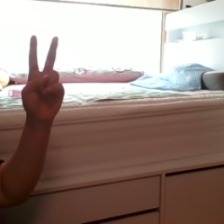
#> input picture 두더지와데이터뿌시기/data/RGB.jpg, 224 x 224 px
$ jupyter execute --allow-errors '두시데이트_1주차_넘파이.ipynb'   (shell and % lines are left out)
#> lines starting #> are read from the running program, lines starting #| are printed output that depends on the picture; after the words box and inside, x2 and y2 are one past the last pixel; in counts of white or black regions, pixels touching at a corner belong together
[cell 1]
import numpy as np

# 2장

Tab을 누르면 자동완성 기능이 있다.

#> (a cell that did not finish here is left out)

#> (a cell that did not finish here is left out)

#> (a cell that did not finish here is left out)

스크립트에서 IPython 네임스페이스에서 선언된 변수에 접근하려면
> %run -i

## Jupyter Notebook에선 실행이 안되네요 Ipython 용인듯

1. Copy the lines you want to copy into IPython into the clipboard
2. Enter %paste into IPython
3. Press enter
4. Profit!

## 매직 명령어
### 시간 측정 %timeit

[cell 5]
a = np.random.randn(100,100)
np.dot(a,a)

부록 B 교재 635p 참조

[cell 6]
foo = '*.ipynb' #ls는 리눅스용 명령어

[cell 7]
foo

#### 오토매직
매직 함수와 같은 이름의 변수가 선언되지 않으면 % 없이도 매직함수 사용가능하게 하는 옵션

## matplolib 통합

[cell 8]
import matplotlib.pyplot as plt
plt.plot(np.random.randn(50).cumsum())
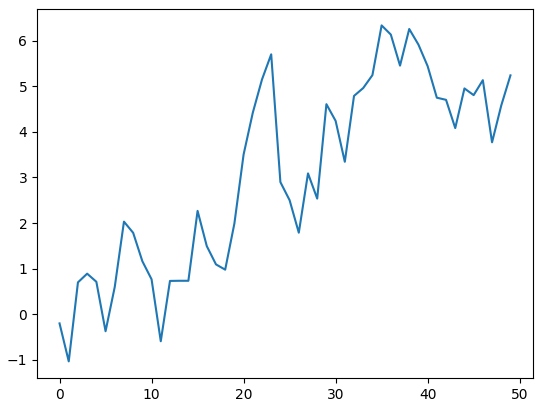
#> figure drawn by matplotlib, 1 panel; curve peaks at x = 35, y = 6.33

# 3장

튜플은 저장된 객체 자체는 변경 가능하다.
하지만 각 슬롯에 저장된 객체를 변경하는 것은 불가능하다.

[cell 9]
tt = [1,2,3]
tup = tuple(['foo', [1, 2], True,tt])
#> (the rest of this cell did not finish here and is left out)

튜플 내에 저장된 객체는 그 위치에서 바로 변경이 가능하다.

[cell 10]
tup[1].append(3)

[cell 11]
tup

[cell 12]
tt.append(1)

[cell 13]
tup

[cell 14]
y = 7
#> (the rest of this cell did not finish here and is left out)

## Diconary은 3.6부터는 삽입한 순서대로 나온다.

3.6 이하에서는 불러올때마다 랜덤이었습니다.

## 중복된 List Comprehension

[cell 15]
all_data = [['지수','세휘','소정'],['철원','예린','연주']]

[cell 16]
result = [name for names in all_data for name in names   # for 1번, for 2번
         if name.count('지') >= 1]
result

[cell 17]
some_tuples = [(1, 2, 4), (4, 5, 6), (7, 8, 9)]

flattened = [x for tup in some_tuples for x in tup] # for 1번, for 2번

flattened

[cell 18]
[[x for x in tup] for tup in some_tuples] # [ [for 2번]   # for 1번째]

## 함수 관련 p.116

[cell 19]
strings = ['foo', 'card', 'bar', 'aaaa', 'abab']

[cell 20]
strings.sort(key = lambda x: len(set(list(x))))
strings # 종류 1, 종류 2,  종류 2, 종류 3, 종류 4

## 커링 일부 인자(augment만 취하기)

[cell 21]
def add_numbers(x, y):
    return x + y

[cell 22]
add_five = lambda y: add_numbers(5, y)
add_five(4)

[cell 23]
from functools import partial
add_five_2 = partial(add_numbers, 5)
add_five_2(3)

## 제네레이터 표현식

[cell 24]
gen = (x ** 2 for x in range(100))
gen

[cell 25]
sum(gen)

[cell 26]
dict((i, i **2) for i in range(5))

## itertools

|함수| 설명 |
|:--|:----|
|combinations(iterable, k)|순서 고려하지않은 길이 k 조합|
|permutations(iterable, k)|순서 고려한 길이 k 조합|
|groupby(iterable[,keyfunc])| iterable에서 각자 고유한 키에 따라 그룹 생성|
|product(*iterables, repeat = 1)|iterable에서 카테시안 곱을 구한다. 중첩된 for 문 사용과 유사|

# 부록 A 고급 Numpy

##  ndarray 객체 구조

__데이터 포인터__ Ram이나 메모리 맵 파일에서 데이터의 블록

__dtype__ 배열 내에서 값을 담는 고정된 크기를 나타냄

__shape__ 모양을 알려주는 튜플

__stride__ 하나의 차원을 따라 다음 원소로 몇 바이트로 이동해야 하는지

## dtype

실수에도 다양한 형태(float16 ~ flaot128), 정수, 복소수(complex)까지

[cell 27]
np.float64.mro()

## stride

[cell 28]
np.ones((3, 4, 5), dtype = np.complex64).strides

[cell 29]
np.ones((3, 4, 5), dtype = np.float64).strides

[cell 30]
np.ones((3, 4, 5), dtype = np.float32).strides

[cell 31]
np.ones((3, 4, 5), dtype = np.int32).strides

[cell 32]
np.ones((3, 4, 5), dtype = np.int8).strides

[cell 33]
np.ones((3, 4, 5), dtype = np.integer).strides

stride - (가끔 음수일 경우도 있다.(메모리상 뒤로 이동할 경우)

[cell 34]
np.ones((3, 4, 5), dtype = np.float64)[::-1].strides

## 배열 순서

C는 로우 우선 순서 (상위 차원을 우선 탐색(1번 축을 0번 축보다 우선 탐색)

F는 포트란(칼럼) 우선순서 (0번 축을 1번 축보다 우선 탐색)

순서에 대한 자세한 내용은 데이터 교재 593 참조

> C는 C언어 F는 포트란 언어를 의미

## 차원(축) 순서

[cell 35]
dimen = np.arange(12)
dimen = dimen.reshape(4,3)
dimen

[cell 36]
dimen.shape

[cell 37]
dimen.shape[0]

[cell 38]
dimen.shape[1]

[cell 39]
dimen.shape[-1]

[cell 40]
dimen_three = np.arange(24)
dimen_three = dimen_three.reshape(3,4,2)
dimen_three

[cell 41]
dimen_three.shape

[cell 42]
dimen_three.shape[0]

[cell 43]
dimen_three.shape[1]

[cell 44]
dimen_three.shape[2]

[cell 45]
dimen_three.shape[-1] # Tuple의 index니깐 마이너스 인덱싱 가능

## 축 순서 - 2차원의 경우

## 축 순서 3차원의 경우

## 배열 모양 바꾸기

[cell 46]
arr = np.arange(12)
arr

[cell 47]
arr.reshape((4, 3 ))

[cell 48]
arr.reshape((4, 3 ), order = 'C')

[cell 49]
arr.reshape((4, 3 ), order = 'F')

### 알아서 값 맞춰주는 -1

[cell 50]
arr.reshape((4, -1 ), order = 'C')

[cell 51]
arr.reshape((4, -1 ), order = 'C').shape

## 배열 바꾸기 3차원

[cell 52]
arr.reshape((1,4,3,), order = 'C') ## 위랑 생긴건 똑같이 생김

[cell 53]
arr.reshape((1,4,3,), order = 'C').shape # shape는 (1, 4, 3)

[cell 54]
arr.reshape((-1,4,3,), order = 'C')

[cell 55]
arr.reshape((4,3, 1), order = 'C')

[cell 56]
arr.reshape((4,3, 1), order = 'F')

## 평탄화하는 flatten, ravel

ravel은 원본의 복사본 생성 X  (즉 데이터의 용량이 너무 커서 복사본 만드는게 힘들 때)

flatten은 항상 데이터의 복사본 반환 (원본 데이터를 보존해야할 필요가 있을 때)

[cell 57]
arr.reshape((4,3,1), order = 'C').flatten()

[cell 58]
arr.reshape((4,3,1), order = 'F').flatten()

[cell 59]
arr.reshape((4,3,1), order = 'C').ravel()

## 데이터 이어 붙이기

numpy.concatenate

[cell 60]
arr1 = np.array([[1,2,3],[4,5,6]])
arr2 = np.array([[7,8,9],[10,11,12]])
arr1

[cell 61]
arr2

[cell 62]
np.concatenate([arr1, arr2], axis = 0)

[cell 63]
np.concatenate([arr1, arr2], axis = 1)

stack, split 계열의 다양한 명령어가 있습니다. 이때 설정한 차원 축에 따라 다르게
쌓아지니 익숙해 지는데 연습이 필요합니다.

참고: 교재 595p

## 브로드 캐스팅

모양이 다른 배열끼리 Numpy가 알아서 맞춰주는 연산

> __브로드 캐스팅 규칙__
> 이어지는 각 차원(시작부터 끝까지)에 대해 축의 길이가 일치하거나 둘 중 하나의 길이가 1이라면 브로드캐스팅 호환이 된다.
> 브로드 캐스팅은 누락된, 혹은 길이가 1인 차원에 대해서 수행된다.

[cell 64]
arr = np.arange(5)
arr

[cell 65]
arr * 4

[cell 66]
arr = np.random.randn(4, 3)
arr.mean(0)

[cell 67]
demeaned = arr - arr.mean(0)
demeaned

[cell 68]
demeaned.mean(0)

[cell 69]
row_means= arr.mean(1)
row_means

[cell 70]
row_means.shape

[cell 71]
row_means.reshape((4, 1))

[cell 72]
demeaned = arr - row_means.reshape((4, 1))
demeaned

[cell 73]
demeaned.mean(1)

## 다차원에서 브로드 캐스팅 하기

어렵습니다.

[cell 74]
arr = np.arange(12).reshape(4,3)

#> (a cell that did not finish here is left out)

[cell 76]
arr.mean(1).shape

브로드 캐스팅 차원은 작은 배열에서는 반드시 1이여야 하기 때문에 (4,)은 에러가 발생합니다.

아래 처럼 (4, 1) 로 고쳐 줍시다.

[cell 77]
arr - arr.mean(1).reshape((4, 1))

## 예외 규칙 첫번째 1은 없어도 됩니다.

[cell 78]
arr_3d = np.arange(30).reshape(2,5,3)

[cell 79]
arr_3d

[cell 80]
ex = np.arange(15).reshape(1,5,3)
ex

[cell 81]
arr_3d - ex

[cell 82]
ex = np.arange(15).reshape(5,3)

[cell 83]
arr_3d - ex

그래서 일반적으로 1축, 2축으로 길이 1 축을 추가해야하는데 reshape는 새로운 튜플을 만들어야하니깐

np.newaxis라는 속성을 배열 전체 슬라이스랑 함께 사용해서 새로운 축을 추가 할 수 있습니다.

[cell 84]
arr = np.zeros((4, 4))
arr

[cell 85]
arr_3d = arr[:, np.newaxis, :]
arr_3d # shape (4, 1, 4)

[cell 86]
arr_3d.shape

[cell 87]
arr_1d = np.random.normal(size=3)

[cell 88]
arr_1d #shape가 (3,)

[cell 89]
arr_1d[:, np.newaxis] # shape (3,1)

[cell 90]
arr_1d[np.newaxis, :] # shape (1,3)

[cell 91]
arr = np.random.randn(3, 4, 5)
arr

[cell 92]
depth_means = arr.mean(2) # 2번 축잡고 mean
depth_means

[cell 93]
depth_means.shape

[cell 94]
demeaned = arr - depth_means[:, :, np.newaxis] # np.newaxis로 2번축 5번만큼 만들어 주기
demeaned

[cell 95]
demeaned.mean(2)

## 브로드 캐스팅 통해서 배열에 값 대입

[cell 96]
arr = np.zeros((4, 3))
arr

[cell 97]
arr[:] = 5
arr # 5가 전파되었음

[cell 98]
col = np.array([1.28, -0.42, 0.44, 1.6])
col.shape

[cell 99]
arr[:] = col[:, np.newaxis] #새 축(col)에 값 브로드캐스팅 대입
arr

[cell 100]
arr[:2] = [[-1.37], [0.509]]  # 0,1행에 값 브로드캐스팅 대입
arr

## 퀴즈) 3차원 까지 늘릴려면

## ufnc 사용법

반복문 작성하지않고 바로 바로 계산해주는 코드

교재 610p 표 A-2 참조

예시는 outer(x,y) x 와 y의 모든 원소 조합에 대해 연산 적용. 그렇기에 결과 배열이 x.shape(튜플) + y.shape(튜플)의 형태

[cell 101]
x,  y = np.arange(12).reshape(3,4), np.arange(6).reshape(2,3)

[cell 102]
result = np.outer(x, y)

[cell 103]
x[0]

[cell 104]
y

[cell 105]
result.shape

[cell 106]
result

[cell 107]
result = np.multiply.outer(x, y)

[cell 108]
result.shape

[cell 109]
result

[cell 110]
result = np.subtract.outer(x, y)

[cell 111]
result

## 배열 계산시 파이썬 성능 올리기

1. 파이썬 반복문과 조건문을 배열 연산과 불리언 배열 연산으로 변환
2. 가능하면 브로드 캐스팅 사용
3. 배율의 뷰(슬라이스) 사용해서 데이터 복사 피하기
4. ufunc 메서드 활용
5. C나 포트란으로 작성하거나 Cpython 사용하기
6. 인접 메모리에 접근하는 연산이 더 빠르다. (원하는 메모리 순서가 아니라면 'C'순서, 'F' 순서로 복사해서 사용하기)
7. Numba 이용하여 빠른 Numpy 함수 작성하기

## Numba

파이썬 기본 연산은 느린편인데(Numpy는 C로 돌아가서 파이썬 보다 빠르다)

Numba로 써주면(컴파일)해주면 기본 코드를 Numpy 버전보다도 조금 더 빠르게 해준다.

[cell 112]
import numpy as np

[cell 113]
x = np.random.randn(10000000)

y = np.random.randn(10000000)

#> (the rest of this cell did not finish here and is left out)

[cell 114]
import numba as nb

# numba_mean_distance = nb.jit(mean_distance) # nubma 사용법 1 nb함수 사용

@nb.jit                         # numba 사용법 2 데코레이터 사용
def mean_distance(x, y):
    nx = len(x)
    result = 0.0
    count = 0
    for i in range(nx):
        result += x[i] - y[i]
        count += 1
    return result / count


mean_distance(x, y)

## 부록 내용 끝

# Chap1 Numpy

[cell 115]
import numpy as np

[cell 116]
import numpy as np

##### np.empty는 초기화되지 않은 가비지 값 배열 반환

[cell 117]
a = np.empty([1,2,3])

[cell 118]
a

[cell 119]
a.shape

# 데이터 만져 보기

[cell 120]
data = np.zeros([32, 32, 3], dtype=np.uint8)
data[:, :] = [255, 0, 0]
#> (the rest of this cell did not finish here and is left out)

[cell 121]
from PIL import Image
import matplotlib.pyplot as plt

#> (the rest of this cell did not finish here and is left out)

#> (a cell that did not finish here is left out)

#> (a cell that did not finish here is left out)

#> (a cell that did not finish here is left out)

#> (a cell that did not finish here is left out)

[cell 126]
RGB = np.array(Image.open('./data/RGB.jpg'),dtype=np.int32)

[cell 127]
RGB.shape
#> Out = (224, 224, 3)

[cell 128]
plt.imshow(RGB)

[cell 129]
input_image = np.array(Image.open('./data/input_image.png'),dtype=np.int32)
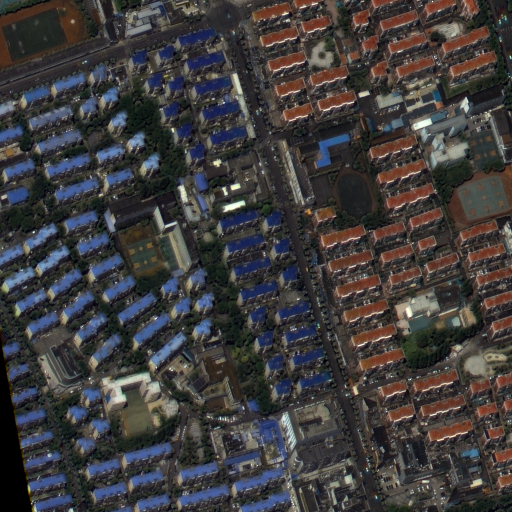
#> input picture 두더지와데이터뿌시기/data/input_image.png, 1024 x 1024 px (shown at 1/2 size)

[cell 130]
plt.imshow(input_image)

[cell 131]
building = np.array(Image.open('./data/건물라벨.png'),dtype=np.int32)
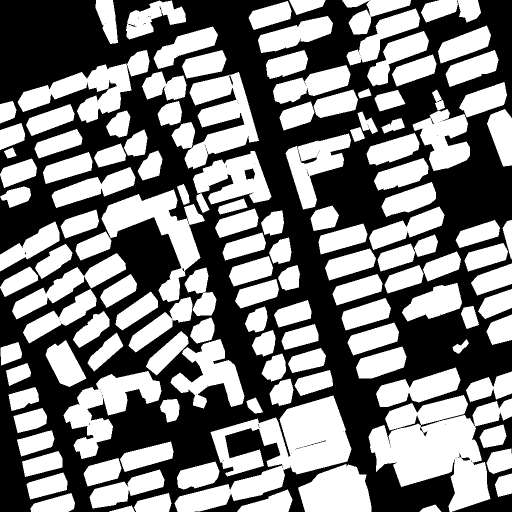
#> input picture 두더지와데이터뿌시기/data/건물라벨.png, 1024 x 1024 px (shown at 1/2 size)
#> building: shape (1024, 1024, 3) int32; 48.4% white; 135 white regions, largest, box (x1, y1, x2, y2) and area: (349, 791, 703, 1024) 32305, (737, 797, 1024, 1024) 28890, (203, 379, 410, 604) 15265

[cell 132]
building.shape
#> Out = (1024, 1024, 3)

[cell 133]
building[102]
#> Out = 1024 rows, first 8: [0, 0, 0], [0, 0, 0], [0, 0, 0], [0, 0, 0], [0, 0, 0], [0, 0, 0], [0, 0, 0], [0, 0, 0]

[cell 134]
plt.imshow(building)

[cell 135]
building = np.array(Image.open('./data/건물라벨.png').convert('L'),dtype=np.int32)

[cell 136]
building.shape
#> Out = (1024, 1024)

[cell 137]
building[102]
#> Out = 1024 values, max 255 at index 282, min 0 at index 0, mean 87.91

[cell 138]
plt.imshow(building)

[cell 139]
plt.imshow(building, cmap = 'gray')

[cell 140]
road = np.array(Image.open('./data/도로라벨.png'),dtype = np.int32)
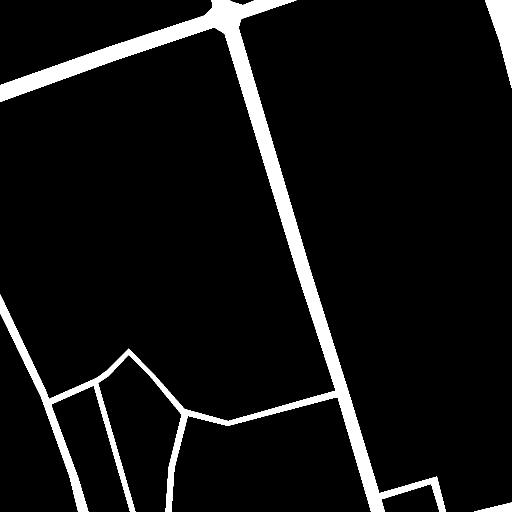
#> input picture 두더지와데이터뿌시기/data/도로라벨.png, 1024 x 1024 px (shown at 1/2 size)
#> road: shape (1024, 1024, 3) int32; 7% white; 3 white regions, box (x1, y1, x2, y2) and area: (0, 0, 892, 1024) 68223, (970, 0, 1024, 176) 4502, (948, 1005, 1024, 1024) 760

[cell 141]
road.shape
#> Out = (1024, 1024, 3)

[cell 142]
plt.imshow(road)

[cell 143]
unified = np.array(Image.open('./data/통합시킨라벨예시.png'),dtype = np.int32)
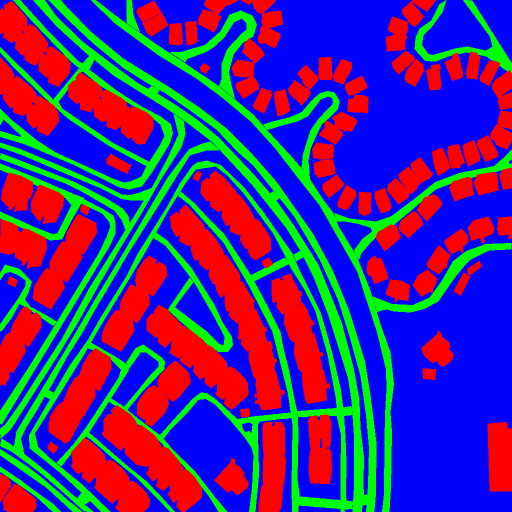
#> input picture 두더지와데이터뿌시기/data/통합시킨라벨예시.png, 1024 x 1024 px (shown at 1/2 size)

[cell 144]
unified.shape
#> Out = (1024, 1024, 3)

[cell 145]
unified

[cell 146]
plt.imshow(unified)

## 퀴즈

아까 두 라벨(1024,1024,1) 짜리를 합쳐서 (1024,1024,3) 형태인 통합 라벨 만들기

## 넘파이 실습

### 두더지 소스 코드

https://github.com/wesm/pydata-book/blob/2nd-edition/ch04.ipynb

### CS231n 파이썬 넘파이 튜토리얼
https://cs231n.github.io/python-numpy-tutorial/

### Numpy 100제
https://github.com/rougier/numpy-100

## Cheat Sheet 설명

fancy index

[cell 147]
arr = np.arange(32).reshape((8,4))
arr[[1,5,7,2]][:,[0,3,1,2]]

transpose 다차원 tuple로 받기

[cell 148]
arr = np.arange(24).reshape(2,3,4)
arr

[cell 149]
arr.transpose((1,0,2)) # 0번축, 1번축이 바뀌고 2번축은 2번축 제자리 유지

[cell 150]
arr.swapaxes(1,2) #1번축, 2번축 교대

## 배열을 이용한 배열 지향 프로그래밍

기본 파이썬 연산에 비해 많게는 수십, 수백배 빠름

[cell 151]
points = np.arange(-5, 5, 0.01) # 1000 equally spaced points
xs, ys = np.meshgrid(points, points)
ys

[cell 152]
z = np.sqrt(xs ** 2 + ys ** 2)
z

[cell 153]
import matplotlib.pyplot as plt
plt.imshow(z, cmap=plt.cm.gray); plt.colorbar()
plt.title("Image plot of $\sqrt{x^2 + y^2}$ for a grid of values")
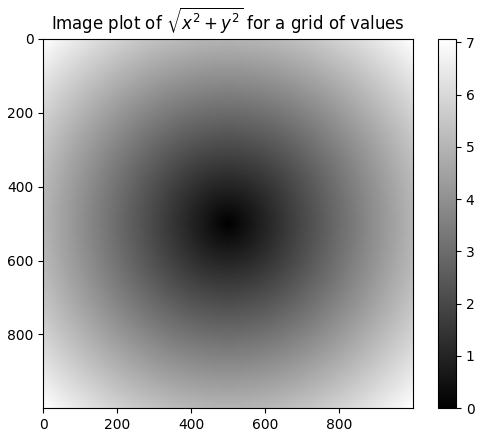
#> figure drawn by matplotlib, 2 panels

[cell 154]
arr = np.random.randn(1000)

(arr > 0).sum()

[cell 155]
bools = np.array([False,False,True, False])
bools.any()

[cell 156]
bools.all()

[cell 157]
arr.sort()

[cell 158]
arr[int(0.05 * len(arr))] # 5% 분위수

## 선형대수

[cell 159]
x = np.array([[1., 2., 3.], [4., 5., 6.]])
y = np.array([[6., 23.], [-1, 7], [8, 9]])
x
y
x.dot(y)

## 난수 생성

[cell 160]
samples = np.random.normal(size = (4,4))

[cell 161]
samples

## 계단 오르내리기 예제

[cell 162]
import random
position = 0
walk = [position]
steps = 1000
for i in range(steps):
    step = 1 if random.randint(0, 1) else -1
    position += step
    walk.append(position)

[cell 163]
plt.plot(walk[:100])
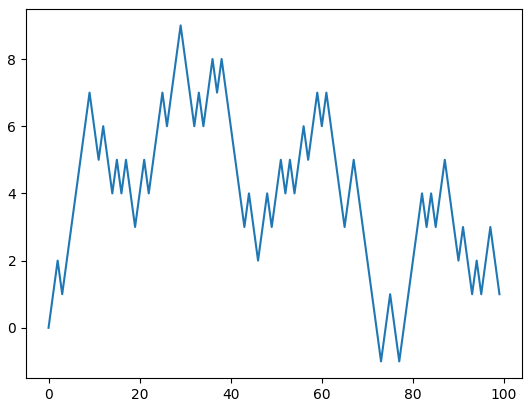
#> figure drawn by matplotlib, 1 panel; curve peaks at x = 29, y = 9
